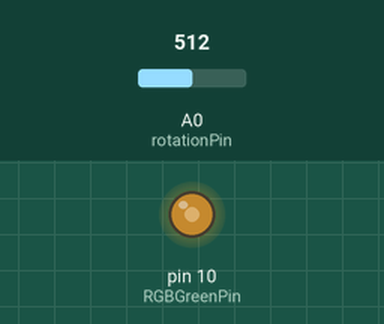
The sketch below on a simulated Arduino Uno, built with avr-gcc and run on an emulated ATmega328P. On the bench: output pins drawn as LEDs (lit = HIGH). Inputs (shaded band) come from the test bench; at power-on: A0 (rotationPin) = 512.

Above: at 1.2 s.
1.3 s: A0 (rotationPin) set to 716
At 2.5 s:
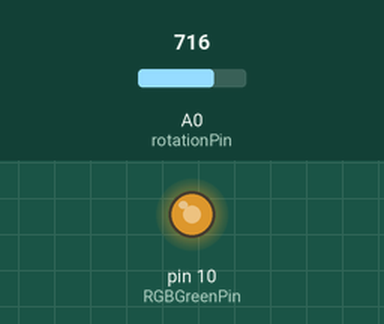
2.8 s: A0 (rotationPin) set to 900
At 3.8 s:
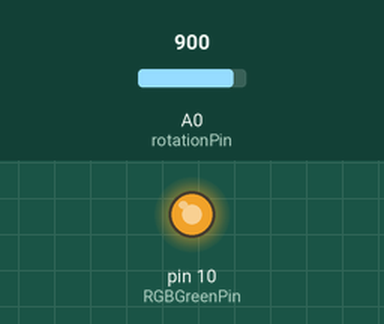
4.3 s: A0 (rotationPin) set to 122
At 5.0 s:
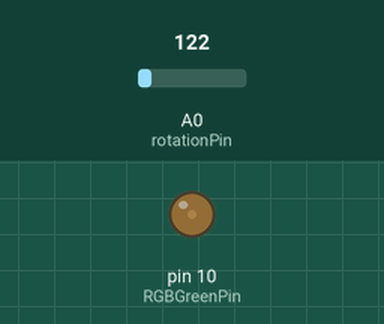
5.8 s: A0 (rotationPin) set to 0
At 6.1 s:
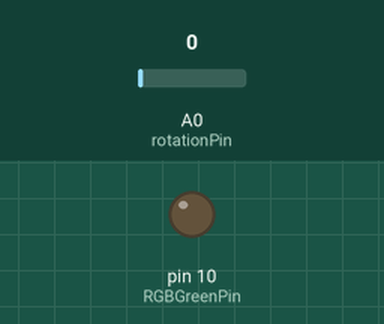
7.3 s: A0 (rotationPin) set to 511
At 8.4 s:
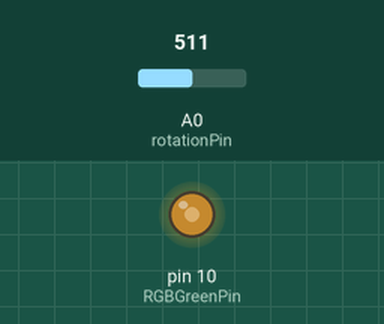
Timing chart, 0 to 9.8 s (numbered marks = the images above; inputs shaded):
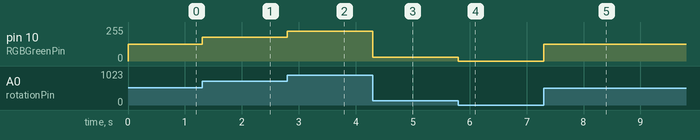

The sketch:

RGBFade_level3.ino
```cpp
int RGBGreenPin = 10; //The green RGB LED is connected pin 10 of the Arduino.
int fadeDelay = 5;    //This is the number of milliseconds that it will take between steps during fading.
int rotationPin = A0;
int brightness = 0;
int data = 0;

void setup() { //The Setup function runs once.
  pinMode(RGBGreenPin, OUTPUT);  //Setup green RGB LED pin as an output pin.
}

void loop() { //The loop function runs forever.

  int brightness = analogRead(rotationPin);
  analogWrite(RGBGreenPin, map(brightness,0,1023,0,255));
}
```

Measured:
- after the input at 1.3 s, pin 10 (RGBGreenPin): 127/255 → 178/255 at once
- after the input at 2.8 s, pin 10 (RGBGreenPin): 178/255 → 224/255 at once
- after the input at 4.3 s, pin 10 (RGBGreenPin): 224/255 → 30/255 at once
- after the input at 5.8 s, pin 10 (RGBGreenPin): 30/255 → 0/255 at once
- after the input at 7.3 s, pin 10 (RGBGreenPin): 0/255 → 127/255 at once
